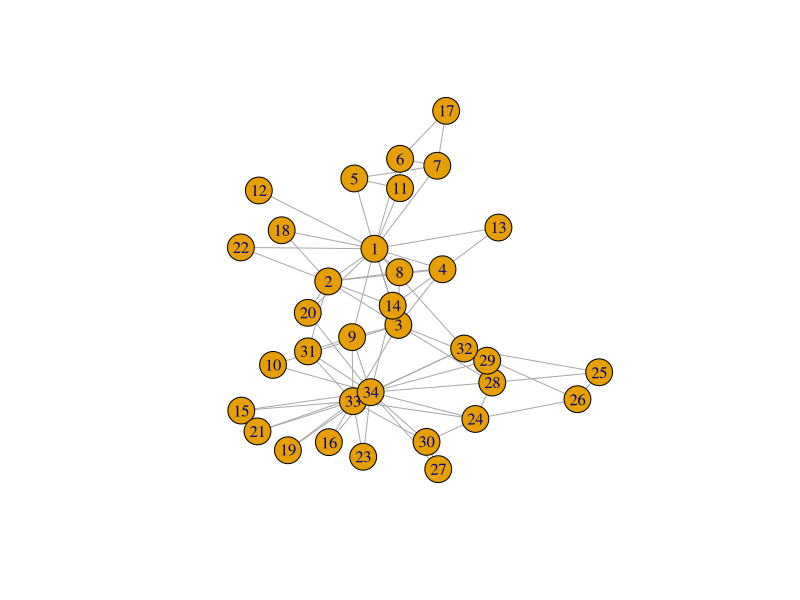
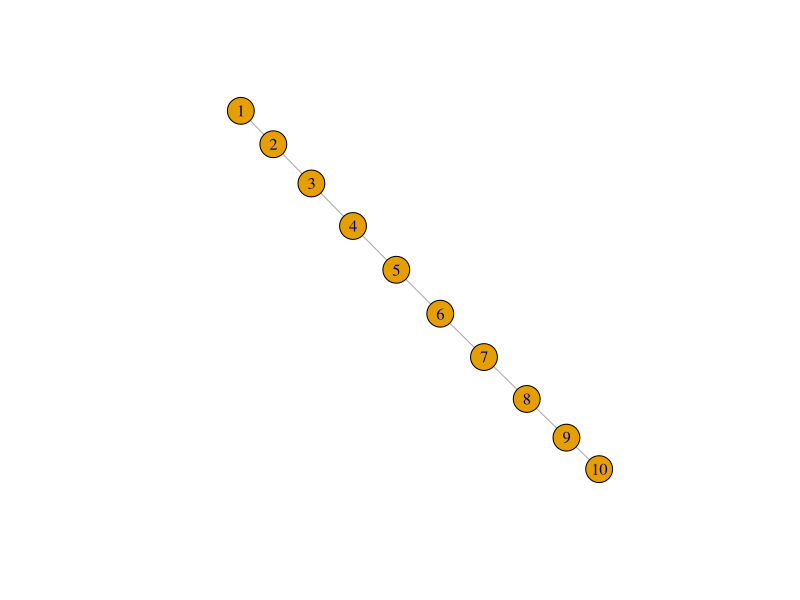
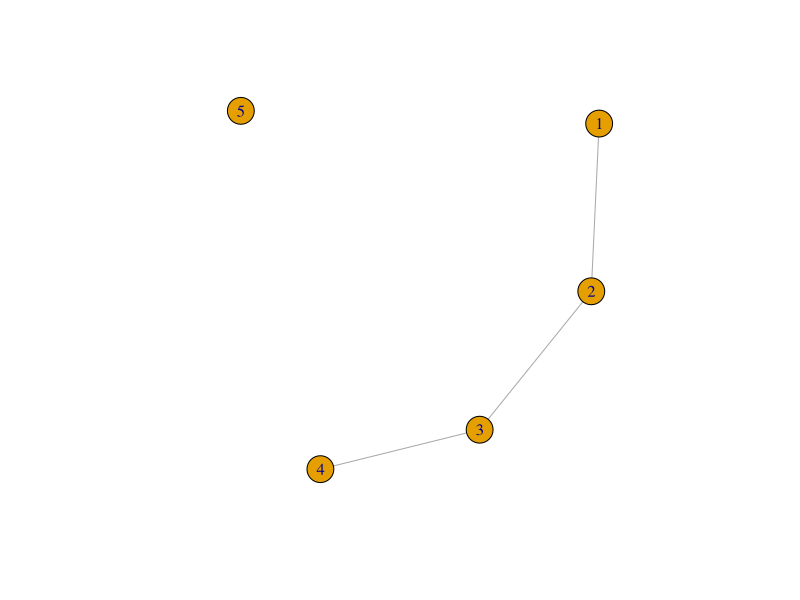
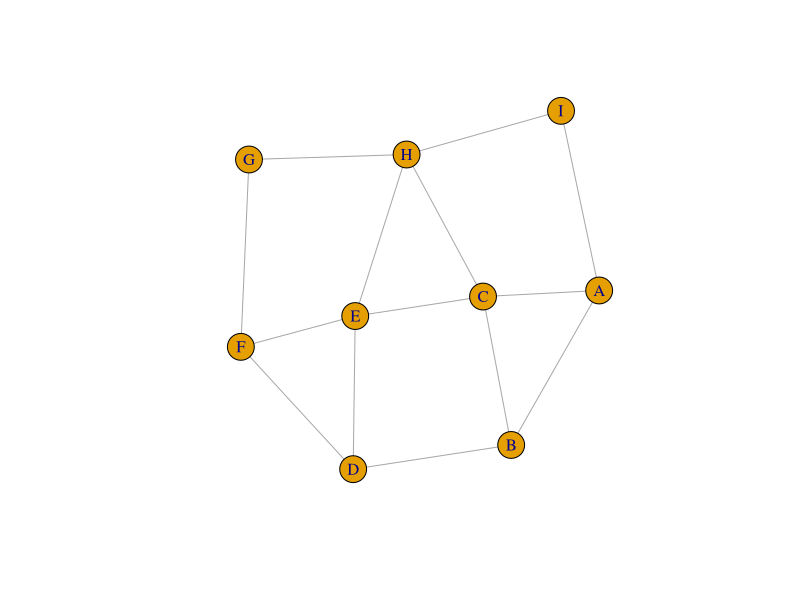
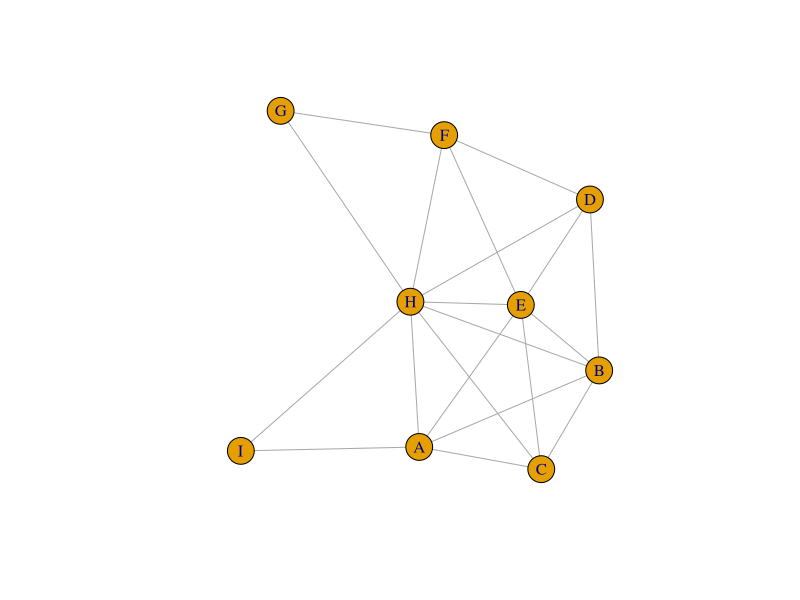
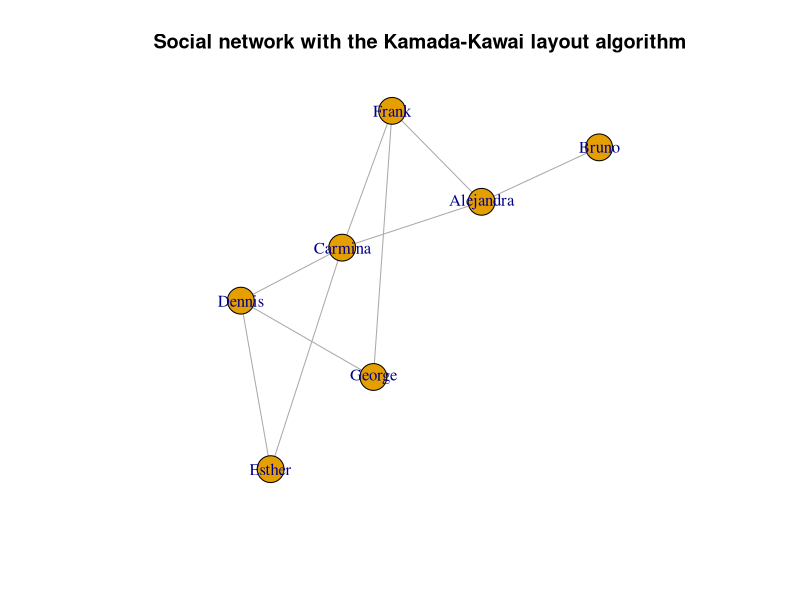
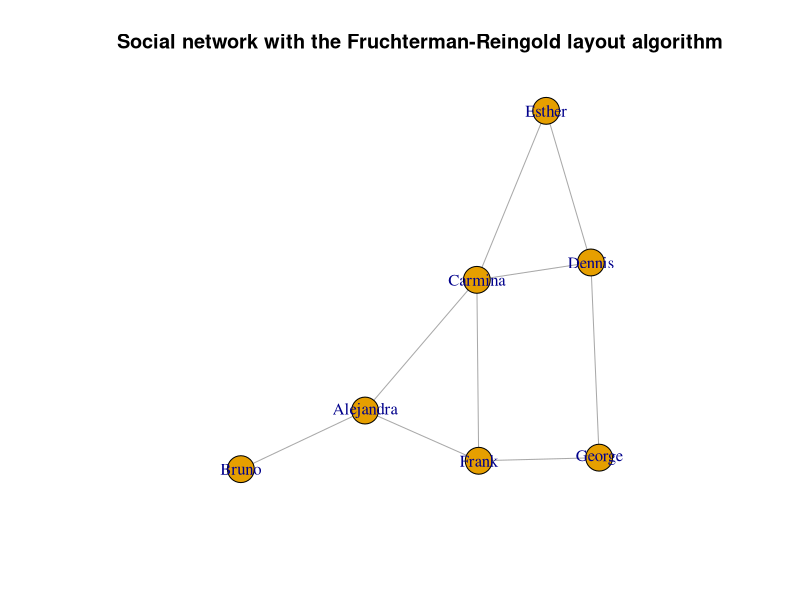
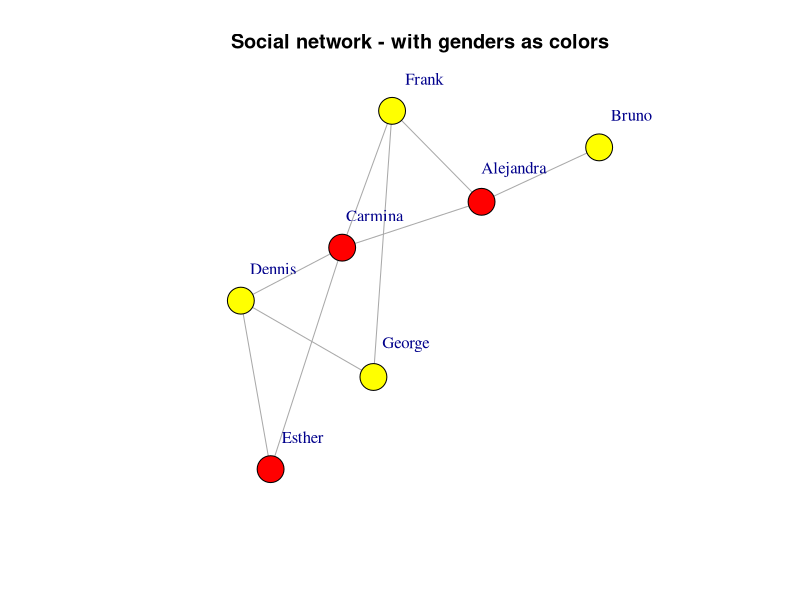

Write the R code that produced these figures, in order.
## ---- chunk 1
knitr::opts_chunk$set(fig.width=6, fig.height=6)
## ---- chunk 2
library("igraph")
## ---- chunk 3
g <- make_empty_graph()
## ---- chunk 4
g <- make_graph(edges = c(1,2, 1,5), n=10, directed = FALSE)
## ---- chunk 5
g <- make_graph(~ 1--2, 1--5, 3, 4, 5, 6, 7, 8, 9, 10)
## ---- chunk 6
g
## ---- chunk 7
summary(g)
## ---- chunk 8
g <- make_graph('Zachary')
## ---- chunk 9
plot(g)
## ---- chunk 10
g <- add_vertices(g, 3)
## ---- chunk 11
g <- add_edges(g, edges = c(1,35, 1,36, 34,37))
## ---- chunk 12
g <- g %>% add_edges(edges=c(1,34)) %>% add_vertices(3) %>%
     add_edges(edges=c(38,39, 39,40, 40,38, 40,37))
g
## ---- chunk 13
get.edge.ids(g, c(1,34))
## ---- chunk 14
g <- delete_edges(g, 82)
## ---- chunk 15
g <- make_ring(10) %>% delete_edges("10|1")
plot(g)
## ---- chunk 16
g <- make_ring(5)
g <- delete_edges(g, get.edge.ids(g, c(1,5, 4,5)))
plot(g)
## ---- chunk 17
g1 <- graph_from_literal(A-B:C:I, B-A:C:D, C-A:B:E:H, D-B:E:F,
                         E-C:D:F:H, F-D:E:G, G-F:H, H-C:E:G:I,
                         I-A:H)
plot(g1)
## ---- chunk 18
is_chordal(g1, fillin=TRUE)
## ---- chunk 19
chordal_graph <- add_edges(g1, is_chordal(g1, fillin=TRUE)$fillin)
plot(chordal_graph)
## ---- chunk 20
graph1 <- make_tree(127, 2, mode = "undirected")
summary(g)
## ---- chunk 21
graph2 <- make_tree(127, 2, mode = "undirected")
## ---- chunk 22
identical_graphs(graph1,graph2)
## ---- chunk 23
graph1 <- sample_grg(100, 0.2)
summary(graph1)
## ---- chunk 24
graph2 <- sample_grg(100, 0.2)
identical_graphs(graph1, graph2)
## ---- chunk 25
isomorphic(graph1, graph2)
## ---- chunk 26
g <- make_graph(~ Alice-Bob:Claire:Frank, Claire-Alice:Dennis:Frank:Esther,
                George-Dennis:Frank, Dennis-Esther)
## ---- chunk 27
V(g)$age <- c(25, 31, 18, 23, 47, 22, 50) 
V(g)$gender <- c("f", "m", "f", "m", "m", "f", "m")
E(g)$is_formal <- c(FALSE, FALSE, TRUE, TRUE, TRUE, FALSE, TRUE, FALSE, FALSE)
summary(g)
## ---- chunk 28
E(g)$is_formal
## ---- chunk 29
E(g)$is_formal[1] <- TRUE
## ---- chunk 30
E(g)$is_formal
## ---- chunk 31
g$date <- c("2022-02-11")
graph_attr(g, "date")
## ---- chunk 32
match(c("George"), V(g)$name)
## ---- chunk 33
V(g)$name[1:3] <- c("Alejandra", "Bruno", "Carmina")
V(g)
## ---- chunk 34
g <- delete_vertex_attr(g, "gender")
V(g)$gender
## ---- chunk 35
degree(g)
## ---- chunk 36
degree(g, 7)
## ---- chunk 37
degree(g, v=c(3,4,5))
## ---- chunk 38
degree(g, v=c("Carmina", "Frank", "Dennis"))
## ---- chunk 39
degree(g, "Bruno")
## ---- chunk 40
edge_betweenness(g)
## ---- chunk 41
ebs <- edge_betweenness(g)
as_edgelist(g)[ebs == max(ebs), ]
## ---- chunk 42
which.max(degree(g))
## ---- chunk 43
graph <- graph.full(n=10)
only_odd_vertices <- which(V(graph)%%2==1)
length(only_odd_vertices)
## ---- chunk 44
seq <- V(graph)[2, 3, 7]
seq
## ---- chunk 45
seq <- seq[1, 3]    # filtering an existing vertex set
seq
## ---- chunk 46
V(g)[age < 30]$name
## ---- chunk 47
`%notin%` <- Negate(`%in%`)
## ---- chunk 48
V(g)$degree <- c("A", "B", "B+", "A+", "C", "A", "B")
V(g)$degree[degree(g) == 3]
## ---- chunk 49
V(g)$name[degree(g) == 3]
## ---- chunk 50
E(g)[.from(3)]
## ---- chunk 51
E(g)[.from("Carmina")]
## ---- chunk 52
E(g) [ 3:5 %--% 5:6 ]
## ---- chunk 53
V(g)$gender <- c("f", "m", "f", "m", "m", "f", "m")
## ---- chunk 54
men <- V(g)[gender == "m"]$name
men
## ---- chunk 55
women <- V(g)[gender == "f"]$name
women
## ---- chunk 56
E(g)[men %--% women]
## ---- chunk 57
Carmina <- match(c("Carmina"),V(g)$name)
Carmina
## ---- chunk 58
match(c("Joe"),V(g)$name)
## ---- chunk 59
get.adjacency(g)
## ---- chunk 60
layout <- layout_with_kk(g)
## ---- chunk 61
layout <- layout_as_tree(g, root = 2)
## ---- chunk 62
layout <- layout_with_kk(g)
## ---- chunk 63
plot(g, layout = layout, main = "Social network with the Kamada-Kawai layout algorithm")
## ---- chunk 64
plot(g, layout = layout_with_fr, main = "Social network with the Fruchterman-Reingold layout algorithm")
## ---- chunk 65
V(g)$color <- ifelse(V(g)$gender == "m", "yellow", "red")
plot(g, layout = layout, vertex.label.dist = 3.5, main = "Social network - with genders as colors")
## ---- chunk 66
plot(g, layout=layout, vertex.label.dist=3.5, vertex.color=as.factor(V(g)$gender))
## ---- chunk 67
plot(g, layout=layout, vertex.label.dist=3.5, vertex.size=20,
     vertex.color=ifelse(V(g)$gender == "m", "yellow", "red"),
     edge.width=ifelse(E(g)$is_formal, 5, 1))
## ---- chunk 68
sessionInfo()
